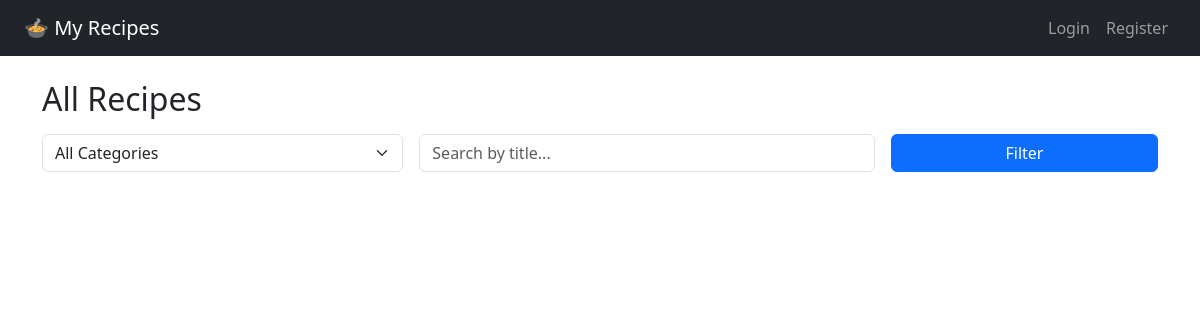
Before: / with the older database file.
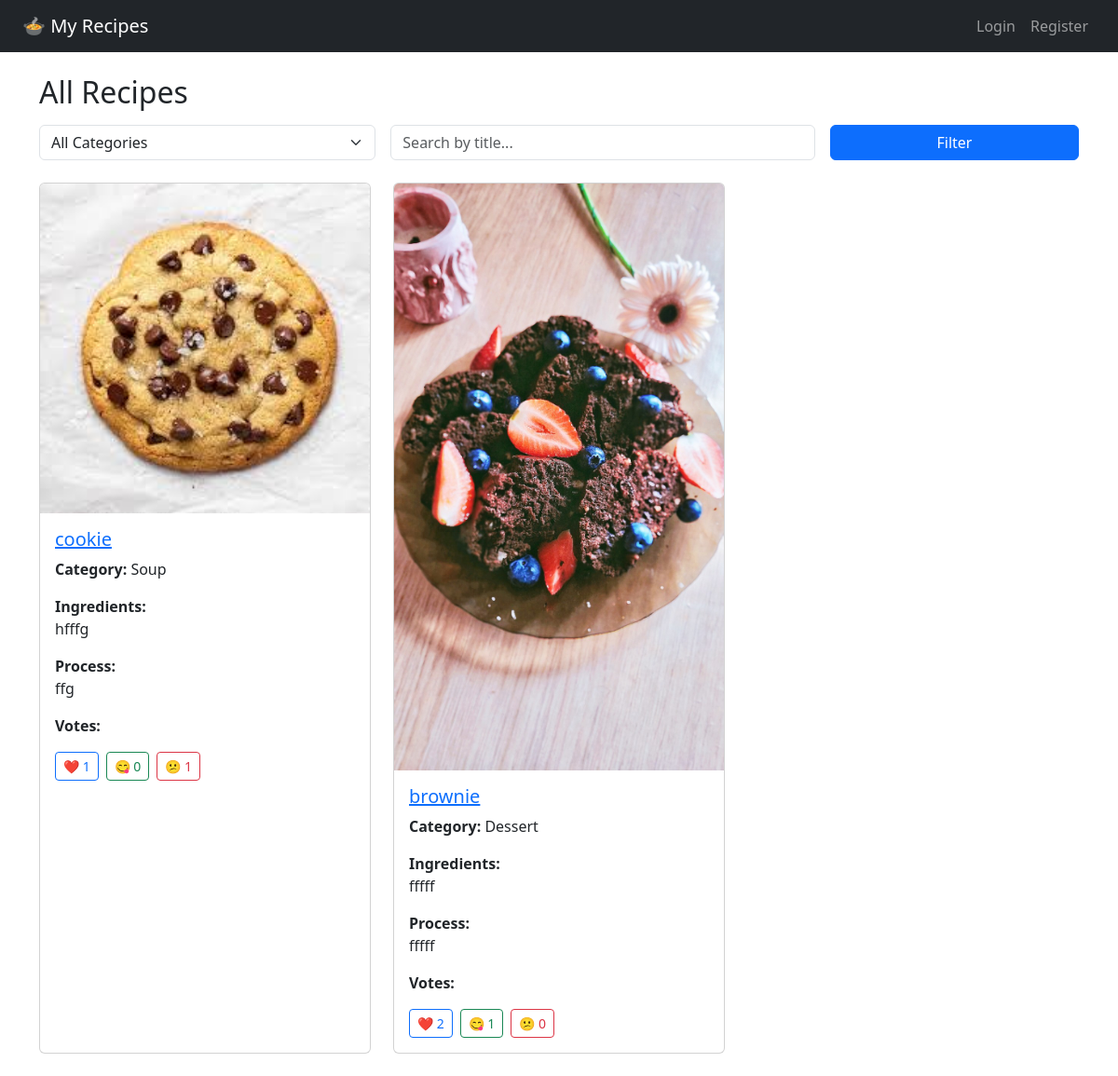
After: the same page with the newer database file.
### app.py (models this page shows)
class Recipe(db.Model):
    id = db.Column(db.Integer, primary_key=True)
    title = db.Column(db.String(150), nullable=False)
    category = db.Column(db.String(50), nullable=False)
    tags = db.Column(db.String(150), nullable=True)
    ingredients = db.Column(db.Text, nullable=False)
    process = db.Column(db.Text, nullable=False)
    image = db.Column(db.String(150))
    source = db.Column(db.String(250))
    date = db.Column(db.DateTime, default=datetime.utcnow)
    votes_interesting = db.Column(db.Integer, default=0)
    votes_mindblowing = db.Column(db.Integer, default=0)
    votes_false = db.Column(db.Integer, default=0)
    user_id = db.Column(db.Integer, db.ForeignKey('user.id'))

### app.py (the view)
@app.route('/', methods=['GET'])
def index():
    category = request.args.get('category')
    search = request.args.get('search')
    tag = request.args.get('tag')
    query = Recipe.query
    if category and category != 'all':
        query = query.filter_by(category=category)
    if tag:
        query = query.filter(Recipe.tags.contains(tag))
    if search:
        query = query.filter(Recipe.title.contains(search))
    recipes = query.order_by(Recipe.id.desc()).all()
    return render_template('index.html', recipes=recipes, selected_category=category)

### templates/index.html (shortened to what this page needs)
{% extends 'base.html' %}
{% block content %}
<h2 class="mb-3">All Recipes</h2>
<form method="GET" class="row g-3 mb-4">
  <div class="col-md-4">
    <select class="form-select" name="category">
      <option value="all">All Categories</option>
    </select>
  </div>
  <div class="col-md-5">
    <input type="text" class="form-control" name="search" placeholder="Search by title...">
  </div>
  <div class="col-md-3">
    <button type="submit" class="btn btn-primary w-100">Filter</button>
  </div>
</form>
<div class="row">
  {% for recipe in recipes %}
  <div class="col-md-4 mb-4">
    <div class="card h-100">
      {% if recipe.image %}
      <img src="{{ url_for('static', filename='uploads/' + recipe.image) }}" class="card-img-top" alt="{{ recipe.title }}">
      {% endif %}
      <div class="card-body">
        <h5 class="card-title">
          <a href="{{ url_for('recipe_detail', recipe_id=recipe.id) }}">{{ recipe.title }}</a>
        </h5>
        <p><strong>Category:</strong> {{ recipe.category }}</p>
        <p><strong>Ingredients:</strong><br>{{ recipe.ingredients|truncate(100) }}</p>
        <p><strong>Process:</strong><br>{{ recipe.process|truncate(100) }}</p>
        <p><strong>Votes:</strong></p>
        <div class="d-flex gap-2 flex-wrap">
          <a href="{{ url_for('vote', recipe_id=recipe.id, vote_type='interesting') }}" class="btn btn-outline-primary btn-sm">❤️ {{ recipe.votes_interesting }}</a>
          <a href="{{ url_for('vote', recipe_id=recipe.id, vote_type='mindblowing') }}" class="btn btn-outline-success btn-sm">😋 {{ recipe.votes_mindblowing }}</a>
          <a href="{{ url_for('vote', recipe_id=recipe.id, vote_type='false') }}" class="btn btn-outline-danger btn-sm">😕 {{ recipe.votes_false }}</a>
        </div>
      </div>
    </div>
  </div>
  {% endfor %}
</div>
{% endblock %}

### templates/base.html (shortened to what this page needs)
<!DOCTYPE html>
<html lang="en">
<head>
    <link rel="stylesheet" href="https://cdn.jsdelivr.net/npm/bootstrap@5.3.0/dist/css/bootstrap.min.css">
</head>
<body>
    <nav class="navbar navbar-expand-lg navbar-dark bg-dark px-4">
        <a class="navbar-brand" href="{{ url_for('index') }}">🍲 My Recipes</a>
        <div class="collapse navbar-collapse">
            <ul class="navbar-nav ms-auto">
                {% if current_user.is_authenticated %}
                    <li class="nav-item"><a class="nav-link" href="{{ url_for('add_recipe') }}">Add Recipe</a></li>
                    <li class="nav-item"><a class="nav-link" href="{{ url_for('logout') }}">Logout</a></li>
                {% else %}
                    <li class="nav-item"><a class="nav-link" href="{{ url_for('login') }}">Login</a></li>
                    <li class="nav-item"><a class="nav-link" href="{{ url_for('register') }}">Register</a></li>
                {% endif %}
            </ul>
        </div>
    </nav>
    <div class="container mt-4">
        {% block content %}{% endblock %}
    </div>
</body>
</html>

Changed rows visible on the page:
added Recipe: image+title (picture), title "cookie", category "Soup", ingredients "hfffg", process "ffg", votes_interesting "1", votes_mindblowing "0", votes_false "1"
added Recipe: image+title (picture), title "brownie", category "Dessert", ingredients "fffff", process "fffff", votes_interesting "2", votes_mindblowing "1", votes_false "0"
